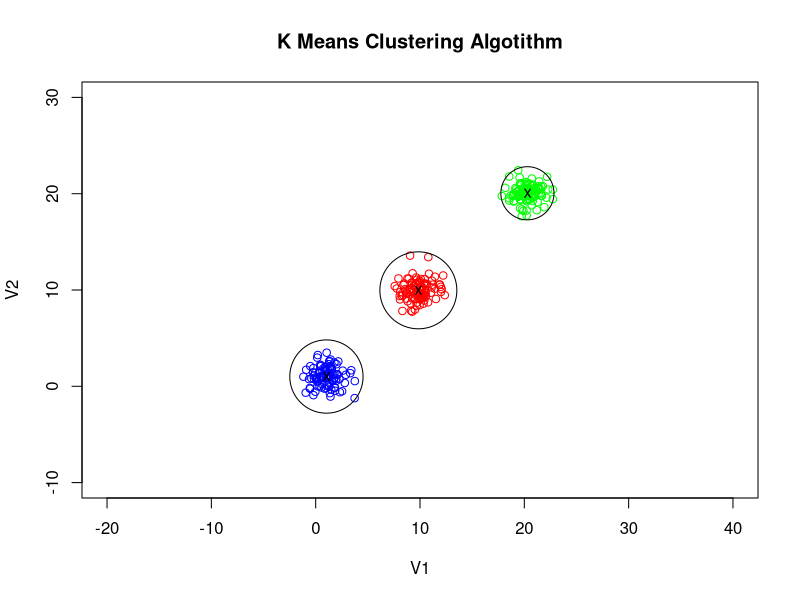

Write the R code that produced this figure.
#install.packages("plotrix")
require(plotrix)

setwd("D:\\Nile University\\Machine Learning Course\\Machine Learning - Assignment 4")
k=3

read_data = as.matrix(read.table("Data.txt"))
data_length=length(read_data)/2



for(t in 1:100)
{
  print (paste("Initialization  No. ",toString(t)))
  center_points=matrix(0,nrow = 3,ncol = 2)
  distance_matrix=matrix(0,nrow =data_length,ncol = 3 )
  rnk_matrix=matrix(0,nrow = data_length,ncol = 5)
  #choose three centers
  row_no=sample(nrow(read_data),1)
  center_points[1,1]=read_data[row_no,1]
  center_points[1,2]=read_data[row_no,2]
  #new_avg=1000000
  for (i in 2:k)
  {
    #calc distance between center and all points
    for(j in 1:data_length)
    {
      if(read_data[j,1] !=center_points[i-1,1] && read_data[j,2] !=center_points[i-1,2])
      {
        distance_matrix[j,1]=read_data[j,1]
        distance_matrix[j,2]=read_data[j,2]
        distance_matrix[j,3]=sqrt((read_data[j,1]-center_points[i-1,1])^2+(read_data[j,2]-center_points[i-1,2])^2)
      }
      
      
    }
    sort_distance_matrix=distance_matrix[order(distance_matrix[,3], decreasing=TRUE),]
    center_points[i,1]=sort_distance_matrix[1,1]
    center_points[i,2]=sort_distance_matrix[1,2]
    
  }
  
  
  ######## END OF CALCULATING CENTERS
  old_center=matrix(0,nrow = 3,ncol = 2)
  x=TRUE
  z=0
  while(x==TRUE)
  {
    
    #calc rnk
    
    rnk_min_dist=matrix(0,nrow=3,ncol=1)
    new_center=matrix(0,nrow = 3,ncol = 2)
    sum_k1n=0
    sum_k2n=0
    sum_k3n=0
    
    for(i in 1:data_length)
    {
      
      rnk_matrix[i,1]=read_data[i,1]
      rnk_matrix[i,2]=read_data[i,2]
      for(j in 1:k)
      {
        rnk_min_dist[j,1]=sqrt((read_data[i,1]-center_points[j,1])^2 +((read_data[i,2]-center_points[j,2])^2))
      }
      
      minimum_value_class=which.min(rnk_min_dist)
      if(minimum_value_class==1)
      {
        rnk_matrix[i,3]=1
        rnk_matrix[i,4]=0
        rnk_matrix[i,5]=0
        sum_k1n=sum_k1n+1
        new_center[1,1]=new_center[1,1]+read_data[i,1]
        new_center[1,2]=new_center[1,2]+read_data[i,2]
      }
      
      else if (minimum_value_class==2)
      {
        rnk_matrix[i,4]=1
        rnk_matrix[i,3]=0
        rnk_matrix[i,5]=0
        sum_k2n=sum_k2n+1
        new_center[2,1]=new_center[2,1]+read_data[i,1]
        new_center[2,2]=new_center[2,2]+read_data[i,2]
      }
      
      else
      {
        rnk_matrix[i,5]=1
        rnk_matrix[i,3]=0
        rnk_matrix[i,4]=0
        sum_k3n=sum_k3n+1
        new_center[3,1]=new_center[3,1]+read_data[i,1]
        new_center[3,2]=new_center[3,2]+read_data[i,2]
      }
      
      
      
    }
    
    
    new_center[1,1]=new_center[1,1]/sum_k1n
    new_center[1,2]=new_center[1,2]/sum_k1n
    
    new_center[2,1]=new_center[2,1]/sum_k2n
    new_center[2,2]=new_center[2,2]/sum_k2n
    
    new_center[3,1]=new_center[3,1]/sum_k3n
    new_center[3,2]=new_center[3,2]/sum_k3n
    
    diff_center_val=old_center-new_center
    if((all(diff_center_val == 0) && !is.na(all(diff_center_val == 0))) || NaN %in% diff_center_val)
    {
      x=FALSE
    }
    
    #print(diff_center_val)
    old_center=new_center
    center_points=new_center
    
  }
  
  
  final_dist=0 
  #distance_matrix[1:distance_matrix,1,2,3]=0
  distance_matrix=matrix(0,nrow =data_length,ncol = 3 )
  c1=c2=c3=0
  for (j in 1:data_length)
  {
    if(rnk_matrix[j,3]==1)
    {
      dist=sqrt((new_center[1,1]-rnk_matrix[j,1])^2+(new_center[1,2]-rnk_matrix[j,2])^2)
      final_dist=final_dist+dist
      distance_matrix[j,1]=dist
      c1=c1+1
    }
    
    else if(rnk_matrix[j,4]==1)
    {
      dist=sqrt((new_center[2,1]-rnk_matrix[j,1])^2+(new_center[2,2]-rnk_matrix[j,2])^2)    
      final_dist=final_dist+dist
      distance_matrix[j,2]=dist
      c2=c2+1
      
    }
    
    else if(rnk_matrix[j,5]==1)
    {
      dist=sqrt((new_center[3,1]-rnk_matrix[j,1])^2+(new_center[3,2]-rnk_matrix[j,2])^2)    
      final_dist=final_dist+dist
      distance_matrix[j,3]=dist
      c3=c3+1
    }
    
  }
  
  avg=final_dist/data_length 
  max_dist=matrix(0,nrow = k,ncol = 1)
  for(s in 1:k)
  {
    d=distance_matrix[order(distance_matrix[,s], decreasing=TRUE),]
    max_dist[s,1]=d[1,s]
  }
  
  
  if(t==1 || avg<new_avg)
  {
    f_c1=c1
    f_c2=c2
    f_c3=c3
    new_avg=avg
    final_avg=avg
    final_centers=new_center
    final_max_dist=max_dist
    final_rnk_matrix=rnk_matrix
  }
  
  
  
}




#######
print(paste("Minimum Average Distance =",final_avg))
print(paste("Number of points in cluster 1:",sum_k1n))
print(paste("Number of points in cluster 2:",sum_k2n))
print(paste("Number of points in cluster 3:",sum_k3n))
print(paste("Centers of cluster 1:",final_centers[1,1],",",final_centers[1,2]))
print(paste("Centers of cluster 2:",final_centers[2,1],",",final_centers[2,2]))
print(paste("Centers of cluster 3:",final_centers[3,1],",",final_centers[3,2]))

#color each cluster with specific color
rnk_color_matrix=matrix(0,nrow = data_length,ncol = 1)
for(i in 1:data_length)
{
  if(final_rnk_matrix[i,3]==1)
  {
    rnk_color_matrix[i,1]="red"
  }
  
  if(final_rnk_matrix[i,4]==1)
  {
    rnk_color_matrix[i,1]="green"
  }
  
  if(final_rnk_matrix[i,5]==1)
  {
    rnk_color_matrix[i,1]="blue"
  }
}




plot(read_data, xlim=c(-20,40), ylim=c(-10,30),main = "K Means Clustering Algotithm",col=rnk_color_matrix[,1]) 
for(i in 1:k)
{
  points(final_centers[i,1],  final_centers[i,2], pch='x',col="black")
  draw.circle(final_centers[i,1], final_centers[i,2], final_max_dist[i], nv=100)
}







